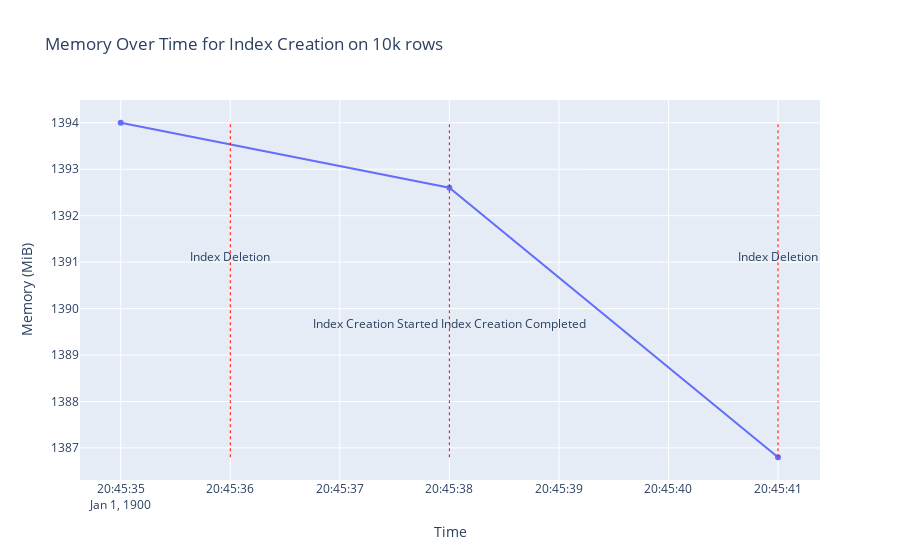
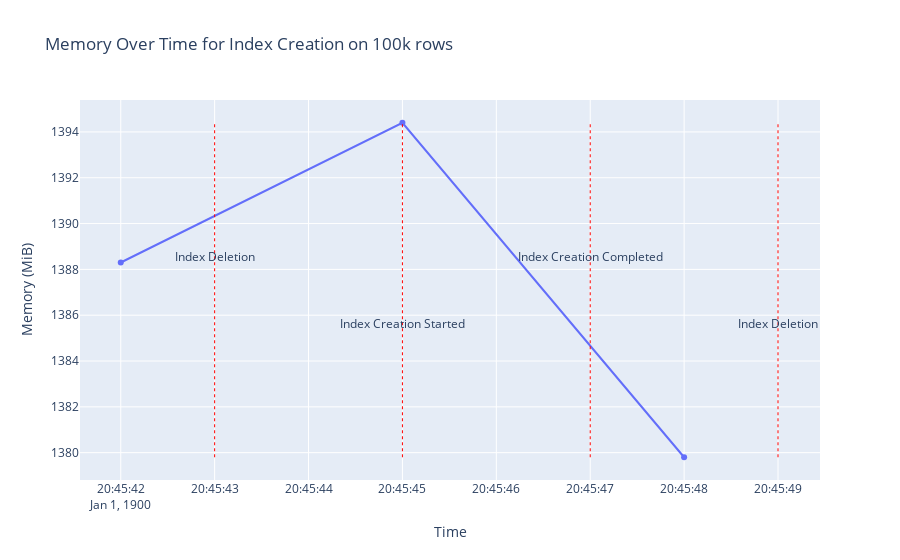
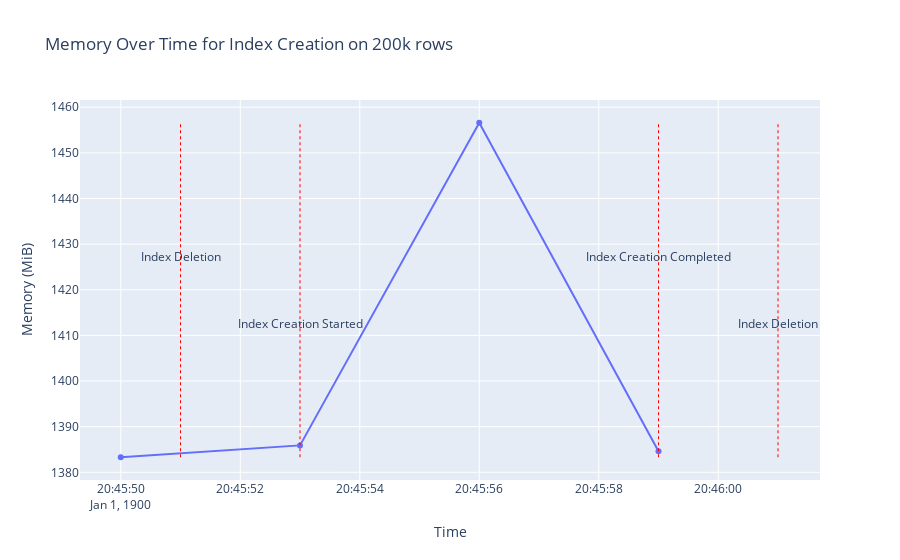
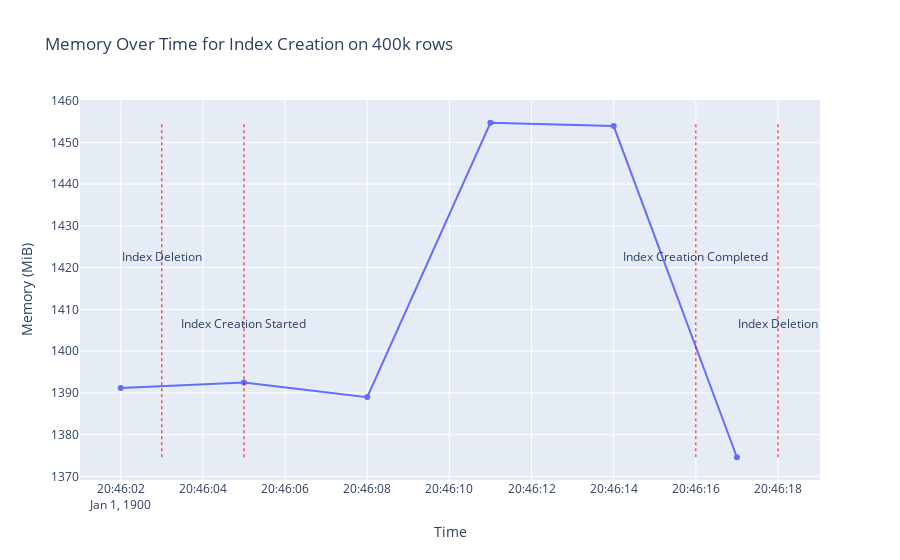

The cell these charts' notebook holds for them, in order:
### Markdown cell above
# Plot data

### Code cell
import plotly.graph_objects as go

for N, event_timestamps, memory_data in data:

    x_values = [datetime.strptime(timestamp, '%H:%M:%S') for timestamp, _ in memory_data]
    y_values = [float(data_point[1]['memory']) for data_point in memory_data]
    fig = go.Figure(data=go.Scatter(x=x_values, y=y_values, mode='lines+markers'))
    
    event_times = {}
    for timestamp, event_name in event_timestamps:
        if timestamp in event_times:
            event_times[timestamp] += '\n' + event_name
        else:
            event_times[timestamp] = event_name
    
    event_times = [(datetime.strptime(timestamp, '%H:%M:%S'), event_name) for timestamp, event_name in event_times.items()]
    
    max_event_time = max(y_values)
    min_event_time = min(y_values)
    low_annotation_point = min_event_time + 0.4 * (max_event_time - min_event_time)
    high_annotation_point = min_event_time + 0.6 * (max_event_time - min_event_time)
    
    for index, (timestamp, event_name) in enumerate(event_times):
        fig.add_shape(type='line',
                      x0=timestamp, y0=min(y_values), x1=timestamp, y1=max(y_values),
                      line=dict(color='red', width=1, dash='dot'))
    
        annotation_y = high_annotation_point
        if index % 2:
            annotation_y = low_annotation_point
        fig.add_annotation(x=timestamp, y=annotation_y, text=event_name, showarrow=False)
    
    fig.update_layout(title=f"Memory Over Time for Index Creation on {N} rows",
                      xaxis_title='Time',
                      yaxis_title='Memory (MiB)')
    
    fig.show()

### Figure 1 — Plotly figure (JSON) as saved in the notebook; plotly's stock layout.template omitted (floating-point values rounded to 4 significant figures)
{"data": [{"mode": "lines+markers", "type": "scatter", "x": ["1900-01-01T20:45:35", "1900-01-01T20:45:38", "1900-01-01T20:45:41"], "y": [1394, 1393.0, 1387.0]}], "layout": {"annotations": [{"showarrow": false, "text": "Index Deletion", "x": "1900-01-01T20:45:36", "y": 1391.0}, {"showarrow": false, "text": "Index Creation Started\nIndex Creation Completed", "x": "1900-01-01T20:45:38", "y": 1390.0}, {"showarrow": false, "text": "Index Deletion", "x": "1900-01-01T20:45:41", "y": 1391.0}], "autosize": true, "shapes": [{"line": {"color": "red", "dash": "dot", "width": 1}, "type": "line", "x0": "1900-01-01T20:45:36", "x1": "1900-01-01T20:45:36", "y0": 1387.0, "y1": 1394}, {"line": {"color": "red", "dash": "dot", "width": 1}, "type": "line", "x0": "1900-01-01T20:45:38", "x1": "1900-01-01T20:45:38", "y0": 1387.0, "y1": 1394}, {"line": {"color": "red", "dash": "dot", "width": 1}, "type": "line", "x0": "1900-01-01T20:45:41", "x1": "1900-01-01T20:45:41", "y0": 1387.0, "y1": 1394}], "title": {"text": "Memory Over Time for Index Creation on 10k rows"}, "xaxis": {"autorange": true, "range": ["1900-01-01 20:45:34.6362", "1900-01-01 20:45:41.3638"], "title": {"text": "Time"}, "type": "date"}, "yaxis": {"autorange": true, "range": [1386.0, 1395.0], "title": {"text": "Memory (MiB)"}, "type": "linear"}}}

### Figure 2 — Plotly figure (JSON) as saved in the notebook; plotly's stock layout.template omitted (floating-point values rounded to 4 significant figures)
{"data": [{"mode": "lines+markers", "type": "scatter", "x": ["1900-01-01T20:45:42", "1900-01-01T20:45:45", "1900-01-01T20:45:48"], "y": [1388.0, 1394.0, 1380.0]}], "layout": {"annotations": [{"showarrow": false, "text": "Index Deletion", "x": "1900-01-01T20:45:43", "y": 1389.0}, {"showarrow": false, "text": "Index Creation Started", "x": "1900-01-01T20:45:45", "y": 1386.0}, {"showarrow": false, "text": "Index Creation Completed", "x": "1900-01-01T20:45:47", "y": 1389.0}, {"showarrow": false, "text": "Index Deletion", "x": "1900-01-01T20:45:49", "y": 1386.0}], "autosize": true, "shapes": [{"line": {"color": "red", "dash": "dot", "width": 1}, "type": "line", "x0": "1900-01-01T20:45:43", "x1": "1900-01-01T20:45:43", "y0": 1380.0, "y1": 1394.0}, {"line": {"color": "red", "dash": "dot", "width": 1}, "type": "line", "x0": "1900-01-01T20:45:45", "x1": "1900-01-01T20:45:45", "y0": 1380.0, "y1": 1394.0}, {"line": {"color": "red", "dash": "dot", "width": 1}, "type": "line", "x0": "1900-01-01T20:45:47", "x1": "1900-01-01T20:45:47", "y0": 1380.0, "y1": 1394.0}, {"line": {"color": "red", "dash": "dot", "width": 1}, "type": "line", "x0": "1900-01-01T20:45:49", "x1": "1900-01-01T20:45:49", "y0": 1380.0, "y1": 1394.0}], "title": {"text": "Memory Over Time for Index Creation on 100k rows"}, "xaxis": {"autorange": true, "range": ["1900-01-01 20:45:41.5776", "1900-01-01 20:45:49.3902"], "title": {"text": "Time"}, "type": "date"}, "yaxis": {"autorange": true, "range": [1379.0, 1396.0], "title": {"text": "Memory (MiB)"}, "type": "linear"}}}

### Figure 3 — Plotly figure (JSON) as saved in the notebook; plotly's stock layout.template omitted (floating-point values rounded to 4 significant figures)
{"data": [{"mode": "lines+markers", "type": "scatter", "x": ["1900-01-01T20:45:50", "1900-01-01T20:45:53", "1900-01-01T20:45:56", "1900-01-01T20:45:59"], "y": [1383.0, 1386.0, 1457.0, 1385.0]}], "layout": {"annotations": [{"showarrow": false, "text": "Index Deletion", "x": "1900-01-01T20:45:51", "y": 1427.0}, {"showarrow": false, "text": "Index Creation Started", "x": "1900-01-01T20:45:53", "y": 1413.0}, {"showarrow": false, "text": "Index Creation Completed", "x": "1900-01-01T20:45:59", "y": 1427.0}, {"showarrow": false, "text": "Index Deletion", "x": "1900-01-01T20:46:01", "y": 1413.0}], "autosize": true, "shapes": [{"line": {"color": "red", "dash": "dot", "width": 1}, "type": "line", "x0": "1900-01-01T20:45:51", "x1": "1900-01-01T20:45:51", "y0": 1383.0, "y1": 1457.0}, {"line": {"color": "red", "dash": "dot", "width": 1}, "type": "line", "x0": "1900-01-01T20:45:53", "x1": "1900-01-01T20:45:53", "y0": 1383.0, "y1": 1457.0}, {"line": {"color": "red", "dash": "dot", "width": 1}, "type": "line", "x0": "1900-01-01T20:45:59", "x1": "1900-01-01T20:45:59", "y0": 1383.0, "y1": 1457.0}, {"line": {"color": "red", "dash": "dot", "width": 1}, "type": "line", "x0": "1900-01-01T20:46:01", "x1": "1900-01-01T20:46:01", "y0": 1383.0, "y1": 1457.0}], "title": {"text": "Memory Over Time for Index Creation on 200k rows"}, "xaxis": {"autorange": true, "range": ["1900-01-01 20:45:49.3362", "1900-01-01 20:46:01.6132"], "title": {"text": "Time"}, "type": "date"}, "yaxis": {"autorange": true, "range": [1377.0, 1463.0], "title": {"text": "Memory (MiB)"}, "type": "linear"}}}

### Figure 4 — Plotly figure (JSON) as saved in the notebook; plotly's stock layout.template omitted (floating-point values rounded to 4 significant figures)
{"data": [{"mode": "lines+markers", "type": "scatter", "x": ["1900-01-01T20:46:02", "1900-01-01T20:46:05", "1900-01-01T20:46:08", "1900-01-01T20:46:11", "1900-01-01T20:46:14", "1900-01-01T20:46:17"], "y": [1391.0, 1392.0, 1389, 1455.0, 1454.0, 1375.0]}], "layout": {"annotations": [{"showarrow": false, "text": "Index Deletion", "x": "1900-01-01T20:46:03", "y": 1423.0}, {"showarrow": false, "text": "Index Creation Started", "x": "1900-01-01T20:46:05", "y": 1407.0}, {"showarrow": false, "text": "Index Creation Completed", "x": "1900-01-01T20:46:16", "y": 1423.0}, {"showarrow": false, "text": "Index Deletion", "x": "1900-01-01T20:46:18", "y": 1407.0}], "autosize": true, "shapes": [{"line": {"color": "red", "dash": "dot", "width": 1}, "type": "line", "x0": "1900-01-01T20:46:03", "x1": "1900-01-01T20:46:03", "y0": 1375.0, "y1": 1455.0}, {"line": {"color": "red", "dash": "dot", "width": 1}, "type": "line", "x0": "1900-01-01T20:46:05", "x1": "1900-01-01T20:46:05", "y0": 1375.0, "y1": 1455.0}, {"line": {"color": "red", "dash": "dot", "width": 1}, "type": "line", "x0": "1900-01-01T20:46:16", "x1": "1900-01-01T20:46:16", "y0": 1375.0, "y1": 1455.0}, {"line": {"color": "red", "dash": "dot", "width": 1}, "type": "line", "x0": "1900-01-01T20:46:18", "x1": "1900-01-01T20:46:18", "y0": 1375.0, "y1": 1455.0}], "title": {"text": "Memory Over Time for Index Creation on 400k rows"}, "xaxis": {"autorange": true, "range": ["1900-01-01 20:46:01.0344", "1900-01-01 20:46:18.8919"], "title": {"text": "Time"}, "type": "date"}, "yaxis": {"autorange": true, "range": [1368.0, 1461.0], "title": {"text": "Memory (MiB)"}, "type": "linear"}}}
